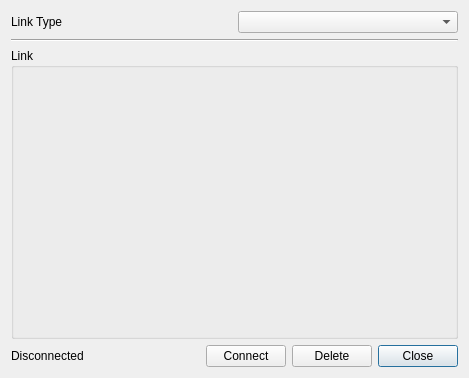
<?xml version="1.0" encoding="UTF-8"?>
<ui version="4.0">
 <class>commSettings</class>
 <widget class="QWidget" name="commSettings">
  <property name="geometry">
   <rect>
    <x>0</x>
    <y>0</y>
    <width>469</width>
    <height>378</height>
   </rect>
  </property>
  <property name="windowTitle">
   <string>Form</string>
  </property>
  <layout class="QGridLayout" name="gridLayout_2" rowstretch="0,0,1,0">
   <item row="0" column="0" colspan="2">
    <layout class="QGridLayout" name="gridLayout">
     <item row="0" column="0">
      <widget class="QLabel" name="label">
       <property name="text">
        <string>Link Type</string>
       </property>
      </widget>
     </item>
     <item row="0" column="1">
      <widget class="QComboBox" name="linkType"/>
     </item>
    </layout>
   </item>
   <item row="1" column="0" colspan="2">
    <widget class="Line" name="line">
     <property name="orientation">
      <enum>Qt::Horizontal</enum>
     </property>
    </widget>
   </item>
   <item row="2" column="0" colspan="2">
    <widget class="QGroupBox" name="linkGroupBox">
     <property name="title">
      <string>Link</string>
     </property>
    </widget>
   </item>
   <item row="3" column="0">
    <widget class="QLabel" name="connectionStatusLabel">
     <property name="sizePolicy">
      <sizepolicy hsizetype="Minimum" vsizetype="Minimum">
       <horstretch>0</horstretch>
       <verstretch>0</verstretch>
      </sizepolicy>
     </property>
     <property name="text">
      <string>Disconnected</string>
     </property>
    </widget>
   </item>
   <item row="3" column="1">
    <layout class="QHBoxLayout" name="horizontalLayout">
     <property name="sizeConstraint">
      <enum>QLayout::SetDefaultConstraint</enum>
     </property>
     <item>
      <widget class="QPushButton" name="connectButton">
       <property name="text">
        <string>Connect</string>
       </property>
       <property name="checkable">
        <bool>false</bool>
       </property>
      </widget>
     </item>
     <item>
      <widget class="QPushButton" name="deleteButton">
       <property name="text">
        <string>Delete</string>
       </property>
      </widget>
     </item>
     <item>
      <widget class="QPushButton" name="closeButton">
       <property name="text">
        <string>Close</string>
       </property>
       <property name="default">
        <bool>true</bool>
       </property>
      </widget>
     </item>
    </layout>
   </item>
  </layout>
  <action name="actionDelete">
   <property name="text">
    <string>Delete</string>
   </property>
   <property name="toolTip">
    <string>Delete this link</string>
   </property>
  </action>
  <action name="actionConnect">
   <property name="text">
    <string>Connect</string>
   </property>
   <property name="toolTip">
    <string>Connect this link</string>
   </property>
  </action>
  <action name="actionClose">
   <property name="text">
    <string>Close</string>
   </property>
   <property name="toolTip">
    <string>Close the configuration window</string>
   </property>
  </action>
 </widget>
 <resources/>
 <connections>
  <connection>
   <sender>actionClose</sender>
   <signal>triggered()</signal>
   <receiver>commSettings</receiver>
   <slot>close()</slot>
   <hints>
    <hint type="sourcelabel">
     <x>-1</x>
     <y>-1</y>
    </hint>
    <hint type="destinationlabel">
     <x>224</x>
     <y>195</y>
    </hint>
   </hints>
  </connection>
 </connections>
</ui>
